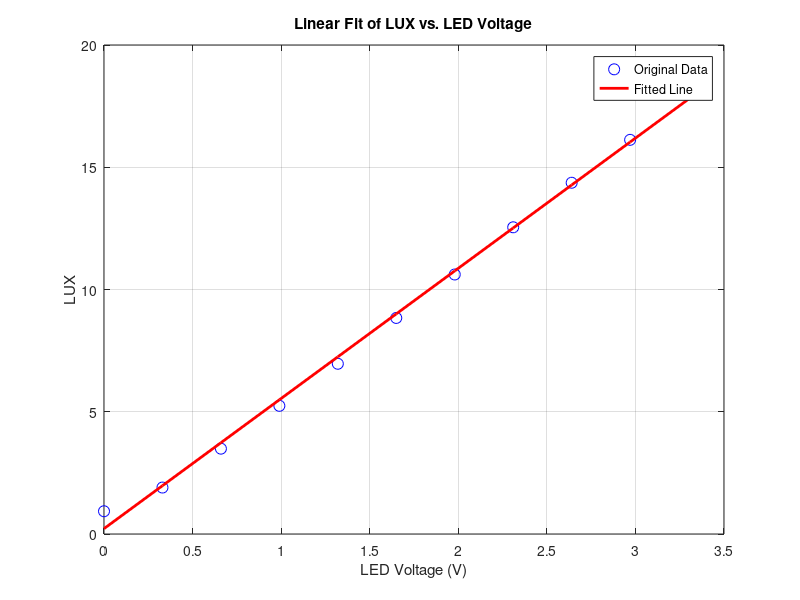

This chart was generated by the following MATLAB code:
% Close all figures
close all;

% Define original parameters
m_orig = -0.95;  % Original LDR characteristic slope
b_orig = 6.2;    % Original LDR characteristic intercept
VCC = 3.3;       % Supply voltage

% Example data (replace with actual measurements)
% Duty Cycle Voltage (V)
V_led = [0.00, 0.33, 0.66, 0.99, 1.32, 1.65, 1.98, 2.31, 2.64, 2.97, 3.30];
% LDR Resistance (Ω)
%#1 calibration readings
R_ldr = [1696250.00, 861276.56, 483373.50, 328429.75, 250828.03, 200000.00, 168043.45, 143370.80, 126046.51, 112972.98, 101580.38];

%R_ldr = [1696250.00, 610454.56, 305000.00, 206666.66, 156463.41, 126956.53, 108011.52, 93670.89, 83068.18, 74958.51, 69360.47];
%#2 calibration readings
%R_ldr = [8180000.50, 988780.50, 416562.53, 261192.03, 190735.30, ...
  %       150588.23, 124262.29, 105677.97, 91612.90, 81610.73, 73231.71];
%
% Compute LUX values using the original parameters
LUX_orig = 10.^((log10(R_ldr) - b_orig) / m_orig);

% Perform linear regression (without log transformation)
p = polyfit(V_led, LUX_orig, 1); % Linear fit

% Extract slope and intercept
m_fit = p(1);
b_fit = p(2);

% Generate fitted values for plotting
LUX_fit = polyval(p, V_led);

% Compute R² (coefficient of determination)
SS_tot = sum((LUX_orig - mean(LUX_orig)).^2);  % Total sum of squares
SS_res = sum((LUX_orig - LUX_fit).^2);        % Residual sum of squares
R2 = 1 - (SS_res / SS_tot);                   % R² calculation

% Display regression results
fprintf('Linear Regression Results (Direct Fit):\n');
fprintf('Slope (m): %.4f\n', m_fit);
fprintf('Intercept (b): %.4f\n', b_fit);
fprintf('R² (coefficient of determination): %.4f\n', R2);

% Plot original data and fitted line
figure;
plot(V_led, LUX_orig, 'bo', 'MarkerSize', 8, 'DisplayName', 'Original Data');
hold on;
plot(V_led, LUX_fit, 'r-', 'LineWidth', 2, 'DisplayName', 'Fitted Line');
xlabel('LED Voltage (V)');
ylabel('LUX');
title('Linear Fit of LUX vs. LED Voltage');
legend('show');
grid on;
